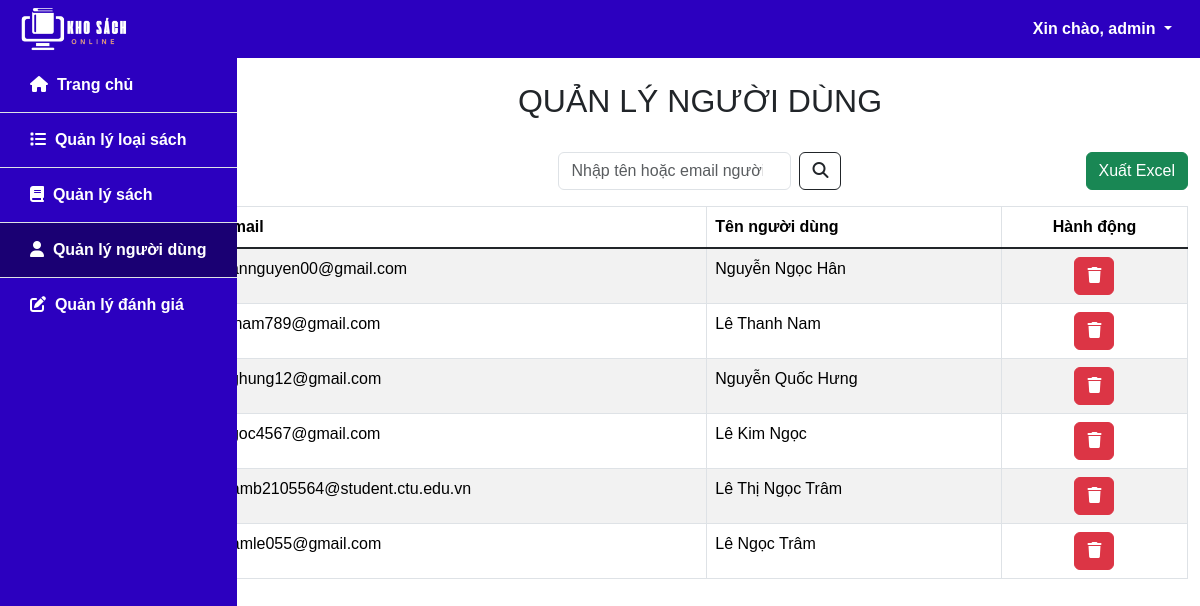
The app's page /manage_user.php (signed in) with its own data.
### tables this page shows
CREATE TABLE `user` (
  `email` varchar(100) NOT NULL,
  `fullname` varchar(50) NOT NULL,
  `password` varchar(100) NOT NULL,
  `role` varchar(10) NOT NULL
);

### src/functions.php (called while the page is built, shortened)
<?php
function html_escape(string|null $text): string
{
    return htmlspecialchars($text ?? '', ENT_QUOTES, 'UTF-8', false);
}

### public/manage_user.php (the view, shortened to what this page needs)
<?php
require_once __DIR__ . '/../src/connect.php';
if ($_SERVER['REQUEST_METHOD'] === 'GET' && isset($_GET['keyword'])) {
    $keyword = $_GET['keyword'];
    $sql = "SELECT email, fullname, role FROM user
            WHERE email LIKE concat('%', ? '%')
            OR fullname LIKE concat('%', ? '%')";
    $stmt = $pdo->prepare($sql);
    $stmt->execute([$keyword, $keyword]);
} else {
    $sql = "SELECT email, fullname, role FROM user";
    $stmt = $pdo->prepare($sql);
    $stmt->execute();
}
$rows = $stmt->fetchAll(PDO::FETCH_ASSOC);
include_once __DIR__. '/../src/partials/header_ad.php'
?>
<div class="container-fluid flex-grow-1">
    <div class="row">
        <div class="col-2">
            <?php include_once __DIR__. '/../src/partials/slidebar_ad.php' ?>
        </div>
        <div class="col-10">
            <div class="row justify-content-center m-4">
                <h2 class="text-center">QUẢN LÝ NGƯỜI DÙNG</h2>
            </div>
            <div class="row mb-3">
                <div class="col">
                </div>
                <div class="col d-flex justify-content-center ">
                    <form class="d-flex" role="search" method="GET">
                        <input class="form-control me-2" type="search" placeholder="Nhập tên hoặc email người dùng"
                            aria-label="Search" name="keyword"
                            value="<?= isset($_GET['keyword']) ? html_escape($_GET['keyword']) : '' ?>">
                        <button class="btn btn-outline-dark" type="submit"><i
                                class="fa-solid fa-magnifying-glass"></i></button>
                    </form>
                </div>
                <div class="col d-flex justify-content-end">
                    <form method="post">
                        <button class="btn btn-success" type="submit" name="export">
                            Xuất Excel
                        </button>
                    </form>
                </div>
            </div>
            <div class="row my-3">
                <div class="col">
                    <table class="table table-bordered table-striped">
                        <thead>
                            <tr>
                                <th class="align-content-start">Email</th>
                                <th class="align-content-start">Tên người dùng</th>
                                <th class="text-center align-content-start">Hành động</th>
                            </tr>
                        </thead>
                        <tbody class="table-group-divider">
                            <?php foreach ($rows as $row) : ?>
                            <?php if ($row['role'] == "admin") continue?>
                            <tr>
                                <td><?= html_escape($row['email']) ?></td>
                                <td><?= html_escape($row['fullname']) ?></td>
                                <td>
                                    <div class="d-flex justify-content-center">
                                        <form class="form-inline mx-1" action="/delete_user.php" method="POST">
                                            <button id="delete-user-btn" type="button"
                                                class="btn btn-xs btn-danger  delete-user-btn" data-toggle="modal"
                                                name="delete-user" data-target="#delete-confirm">
                                                <i class="fa-solid fa-trash"></i>
                                            </button>
                                        </form>
                                    </div>
                                </td>
                            </tr>
                            <?php endforeach ?>
                        </tbody>
                    </table>
                </div>
            </div>
        </div>
    </div>
</div>
<?php
include_once __DIR__. '/../src/partials/footer_ad.php'
?>

### public/css/style.css (style rules this page uses)
* { font-family:Arial, Helvetica, sans-serif; }

### records on screen
user: email "hannguyen00@gmail.com", fullname "Nguyễn Ngọc Hân"
user: email "lenam789@gmail.com", fullname "Lê Thanh Nam"
user: email "nghung12@gmail.com", fullname "Nguyễn Quốc Hưng"
user: email "ngoc4567@gmail.com", fullname "Lê Kim Ngọc"
user: email "tramb2105564@student.ctu.edu.vn", fullname "Lê Thị Ngọc Trâm"
user: email "tramle055@gmail.com", fullname "Lê Ngọc Trâm"

### other values on screen
$_SESSION['user']['fullname'] "admin"
